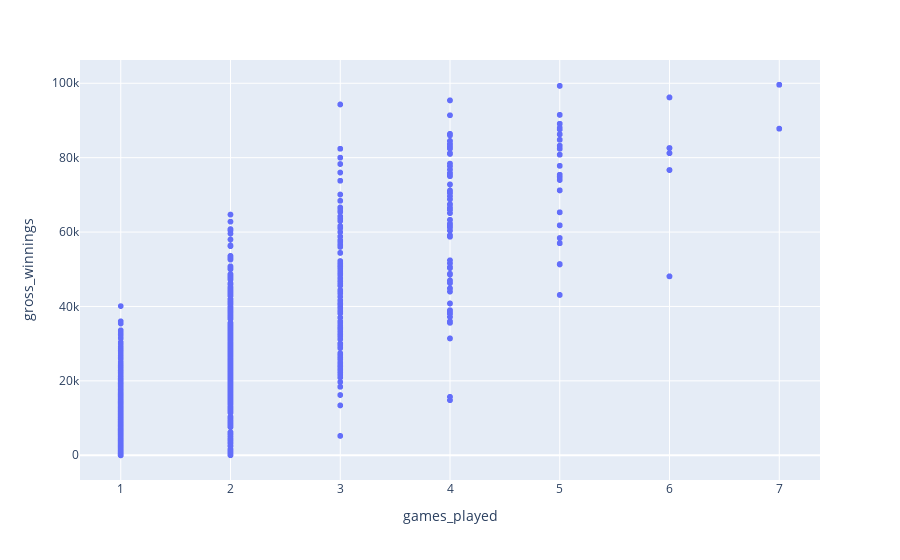

Notebook cell for this chart:
### Code cell
fig = px.scatter(sub, x="games_played", y="gross_winnings")
fig.show()

### Figure 1 — Plotly figure (JSON) as saved in the notebook; plotly's stock layout.template omitted (floating-point values rounded to 4 significant figures; data arrays with more than 128 entries replaced by an {"elided": "..."} marker saying what was removed)
{"data": [{"hoverlabel": {"namelength": 0}, "hovertemplate": "games_played=%{x}<br>gross_winnings=%{y}", "legendgroup": "", "marker": {"color": "#636efa", "symbol": "circle"}, "mode": "markers", "name": "", "showlegend": false, "type": "scattergl", "x": {"elided": "2798 int values"}, "xaxis": "x", "y": {"elided": "2798 int values"}, "yaxis": "y"}], "layout": {"legend": {"tracegroupgap": 0}, "margin": {"t": 60}, "xaxis": {"anchor": "y", "domain": [0, 1], "title": {"text": "games_played"}}, "yaxis": {"anchor": "x", "domain": [0, 1], "title": {"text": "gross_winnings"}}}}
